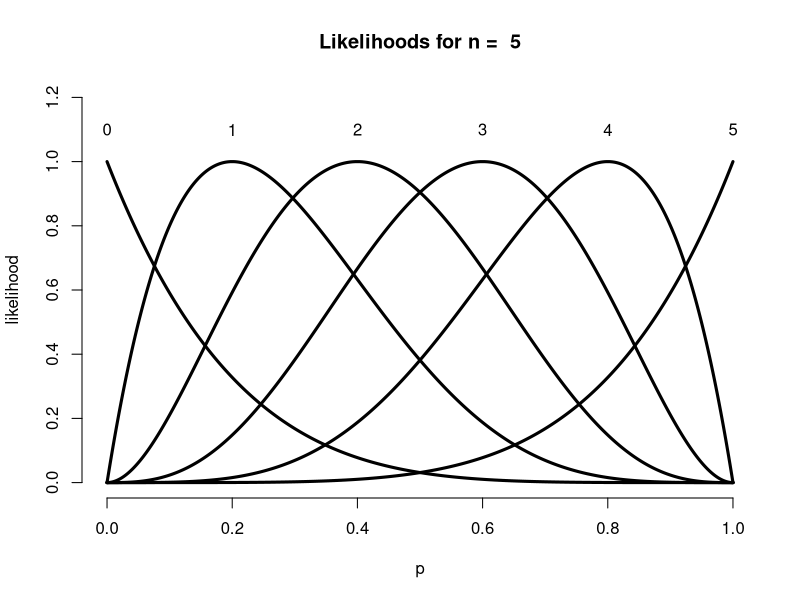
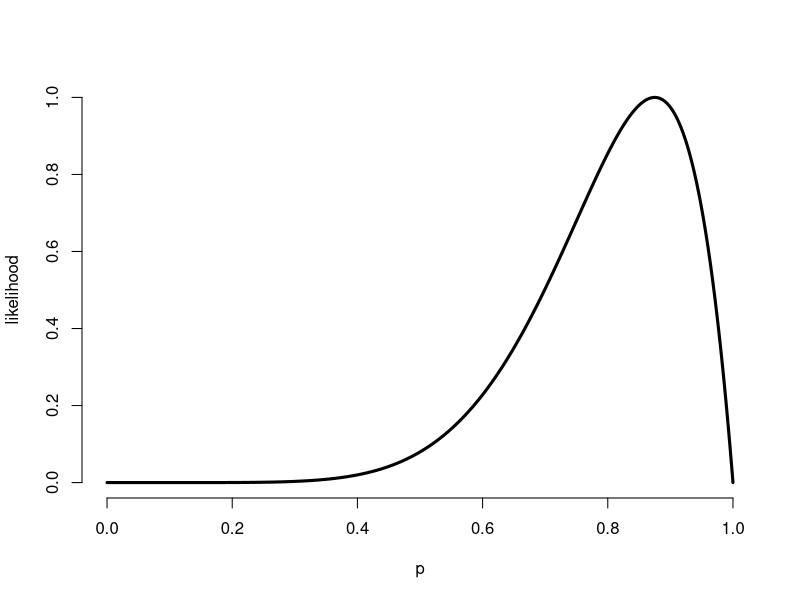
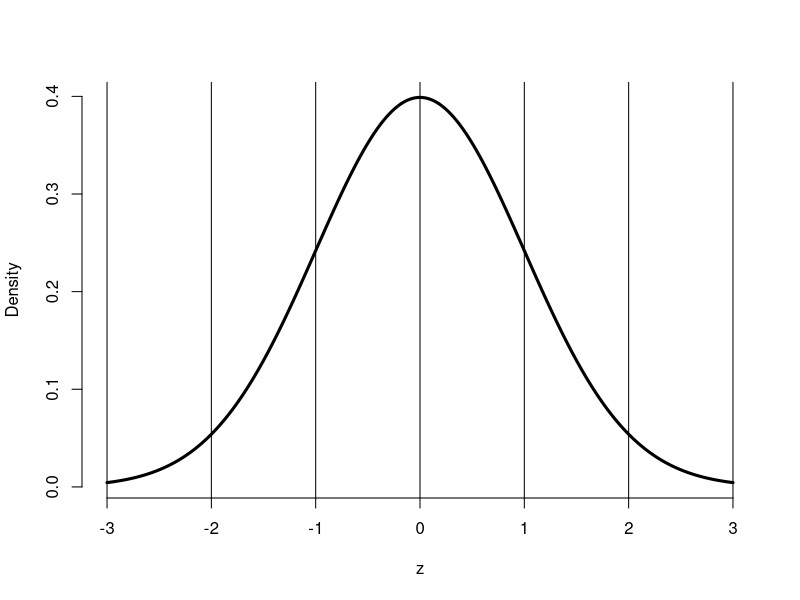

R code for these plots, in order:
## ---- chunk 1
n <- 5
pvals <- seq(0, 1, length = 1000)
plot(c(0, 1), c(0, 1.2), type = "n", frame = FALSE, xlab = "p", ylab = "likelihood")
text((0 : n) /n, 1.1, as.character(0 : n))
sapply(0 : n, function(x) {
  phat <- x / n
  if (x == 0) lines(pvals,  ( (1 - pvals) / (1 - phat) )^(n-x), lwd = 3)
  else if (x == n) lines(pvals, (pvals / phat) ^ x, lwd = 3)
  else lines(pvals, (pvals / phat ) ^ x * ( (1 - pvals) / (1 - phat) ) ^ (n-x), lwd = 3) 
  }
)
title(paste("Likelihoods for n = ", n))
## ---- chunk 2
choose(8, 7) * .5 ^ 8 + choose(8, 8) * .5 ^ 8 
pbinom(6, size = 8, prob = .5, lower.tail = FALSE)
## ---- chunk 3
plot(pvals, dbinom(7, 8, pvals) / dbinom(7, 8, 7/8) , 
     lwd = 3, frame = FALSE, type = "l", xlab = "p", ylab = "likelihood")
## ---- chunk 4
zvals <- seq(-3, 3, length = 1000)
plot(zvals, dnorm(zvals), 
     type = "l", lwd = 3, frame = FALSE, xlab = "z", ylab = "Density")
sapply(-3 : 3, function(k) abline(v = k))
## ---- chunk 5
require(xtable) # for a pretty table in the HTML output
m <- matrix(data=c(-2.33,-1.96,-1.645,-1.28,1.28,1.645,1.96,2.33,1.0, 2.5, 5.0, 10.0, 90.0, 95.0, 97.5, 99.0),nrow=8,dimnames=list(c("","","","","","","",""),c("Z-values","Percentiles")))
xt <- xtable(m,caption="Z-values and their respective percentiles")
digits(xt)[c(1,2,3)]<-c(0,3,1)
display(xt)[c(1,2,3)]<-c("s","f","f")
align(xt)[c(1,2,3)]<-c("l","r","r")
print( xt ,type="html")
## ---- chunk 6
ppois(3, lambda = 2.5 * 4)
## ---- chunk 7
pbinom(2, size = 500, prob = .01)
ppois(2, lambda=500 * .01)
